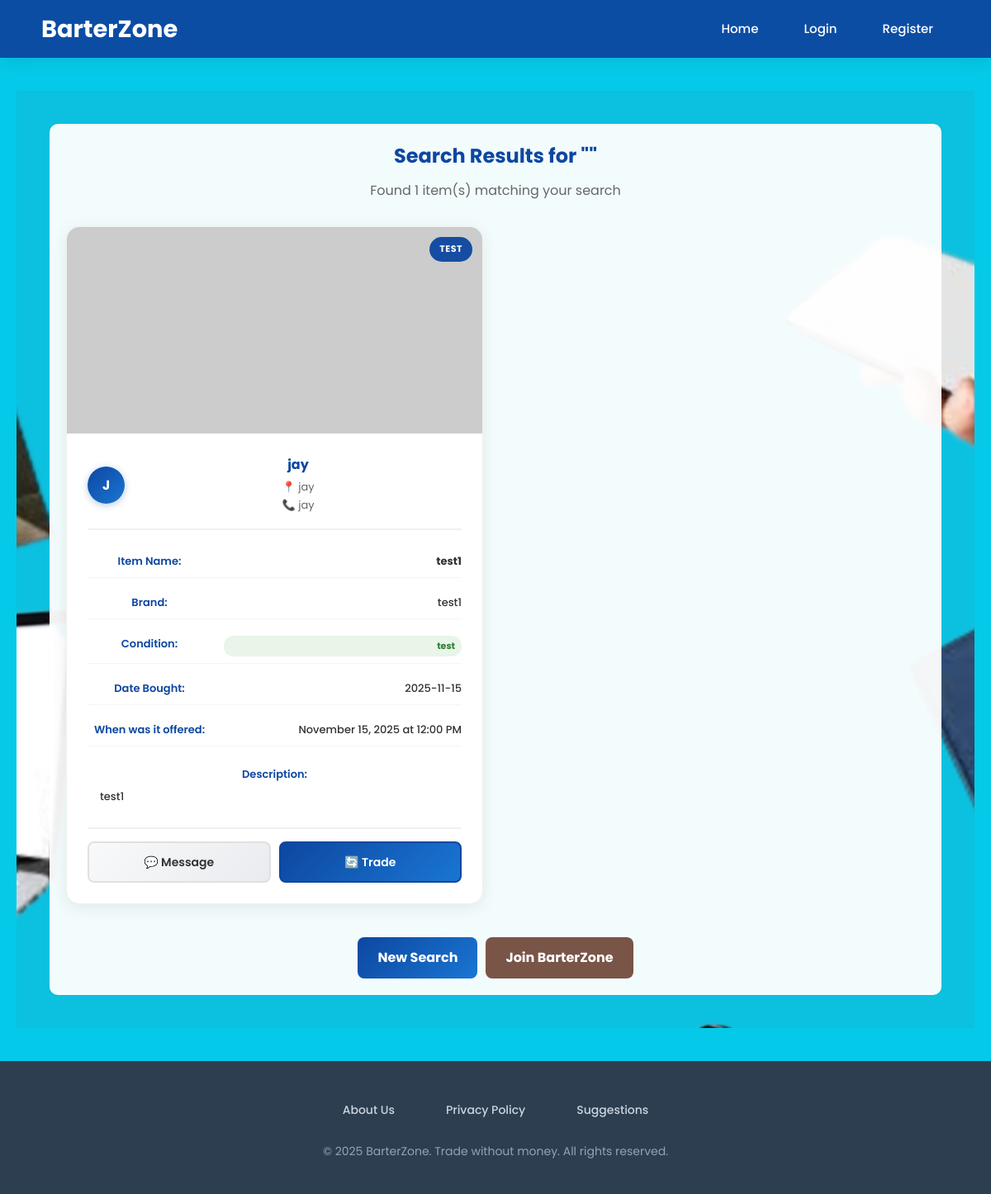
/search_items, run on the app's committed database.
### tables this page shows
CREATE TABLE items (
            items_id INTEGER PRIMARY KEY AUTOINCREMENT,
            user_id INTEGER,
            item_Name TEXT NOT NULL,
            item_Brand TEXT,
            item_Condition TEXT,
            item_DateBought TEXT,
            item_DateOffered TEXT,
            item_Description TEXT,
            item_image TEXT,
            item_available BOOLEAN DEFAULT 1,
            created_at TIMESTAMP DEFAULT CURRENT_TIMESTAMP,
            FOREIGN KEY (user_id) REFERENCES users (id)
        );

CREATE TABLE users (
            id INTEGER PRIMARY KEY AUTOINCREMENT,
            username TEXT UNIQUE NOT NULL,
            email TEXT,
            password TEXT NOT NULL,
            birthdate TEXT,
            location TEXT,
            full_name TEXT,
            contact TEXT,
            created_at TIMESTAMP DEFAULT CURRENT_TIMESTAMP
        , is_admin BOOLEAN DEFAULT 0);

### app.py (the view)
@app.route('/search_items')
def search_items():
    query = request.args.get('q', '')
    with sqlite3.connect(DB_NAME) as conn:
        conn.row_factory = sqlite3.Row
        items = conn.execute("""
            SELECT i.*, u.username, u.full_name, u.location, u.contact
            FROM items i
            JOIN users u ON i.user_id = u.id
            WHERE (i.item_Name LIKE ? OR i.item_Brand LIKE ? OR i.item_Description LIKE ?
            OR u.username LIKE ? OR u.full_name LIKE ?)
            AND u.is_admin = 0  -- EXCLUDE ADMIN USERS
            AND (i.item_available IS NULL OR i.item_available = 1)
            AND i.items_id NOT IN (
                -- Items in active trades
                SELECT offer_item_id FROM trades WHERE trade_status IN ('pending', 'accepted')
                UNION
                SELECT target_item_id FROM trades WHERE trade_status IN ('pending', 'accepted')
                UNION
                -- Items in completed trades
                SELECT offer_item_id FROM trades WHERE trade_status = 'completed'
                UNION
                SELECT target_item_id FROM trades WHERE trade_status = 'completed'
            )
        """, (f"%{query}%", f"%{query}%", f"%{query}%", f"%{query}%", f"%{query}%")).fetchall()
    return render_template('search_results.html', items=items, query=query)

### templates/search_results.html (shortened to what this page needs)
{% extends "base.html" %}
{% block content %}
<section class="hero-section">
  <div class="overlay" style="background: rgba(255,255,255,0.95); color:#333; max-width: 1400px; width:100%; padding:20px; border-radius:10px;">
    <h2 style="color:#0d47a1; margin-bottom:10px; text-align: center;">Search Results for "{{ query }}"</h2>
    <p style="color:#666; margin-bottom:30px; text-align: center;">Found {{ items|length }} item(s) matching your search</p>
    {% if items %}
    <div class="items-grid">
        {% for item in items %}
        <div class="item-card">
            <div class="item-image">
    {% if item['item_image'] %}
    <img src="{{ item['item_image'] }}" alt="{{ item['item_Name'] }}" onerror="this.src='https://via.placeholder.com/300x200/0d47a1/ffffff?text=No+Image'">
    {% else %}
    <img src="https://via.placeholder.com/300x200/0d47a1/ffffff?text=No+Image" alt="{{ item['item_Name'] }}">
    {% endif %}
    <div class="item-condition">{{ item['item_Condition'] or 'Good' }}</div>
</div>
            <div class="item-details">
                <div class="owner-section">
                    <div class="owner-avatar">
                        {{ (item['full_name'] or item['username'])|first|upper }}
                    </div>
                    <div class="owner-info">
                        <div class="owner-name">{{ item['full_name'] or item['username'] }}</div>
                        {% if item['location'] %}
                        <div class="owner-location">📍 {{ item['location'] }}</div>
                        {% endif %}
                        {% if item['contact'] %}
                        <div class="owner-contact">📞 {{ item['contact'] }}</div>
                        {% endif %}
                    </div>
                </div>
                <div class="detail-row">
                    <span class="detail-label">Item Name:</span>
                    <span class="detail-value">
                        <a href="{{ url_for('view_item', item_id=item['items_id']) }}" style="color: inherit; text-decoration: none; font-weight: bold;">
                            {{ item['item_Name'] }}
                        </a>
                    </span>
                </div>
                <div class="detail-row">
                    <span class="detail-label">Brand:</span>
                    <span class="detail-value">{{ item['item_Brand'] or 'Not specified' }}</span>
                </div>
                <div class="detail-row">
                    <span class="detail-label">Condition:</span>
                    <span class="detail-value condition-badge">{{ item['item_Condition'] or 'Good' }}</span>
                </div>
                <div class="detail-row">
                    <span class="detail-label">Date Bought:</span>
                    <span class="detail-value">{{ item['item_DateBought'] or 'Not specified' }}</span>
                </div>
                <div class="detail-row">
                    <span class="detail-label">When was it offered:</span>
                    <span class="detail-value">{{ item['item_DateOffered'] or 'Not specified' }}</span>
                </div>
                <div class="detail-row-full">
                    <span class="detail-label">Description:</span>
                    <p class="detail-value description-text">{{ item['item_Description'] or 'No description available' }}</p>
                </div>
                <div class="item-actions">
                    <a href="{{ url_for('send_message') }}?receiver_id={{ item['user_id'] }}" class="btn-message">
                        💬 Message
                    </a>
                    <a href="{{ url_for('request_trade') }}?target_item_id={{ item['items_id'] }}" class="btn-trade">
                        🔄 Trade
                    </a>
                </div>
            </div>
        </div>
        {% endfor %}
    </div>
    {% endif %}
    {% if items %}
    <div style="margin-top: 40px; text-align: center;">
        <div style="display: flex; gap: 10px; justify-content: center; flex-wrap: wrap;">
            <a href="{{ url_for('index') }}" class="btn-primary" style="padding: 12px 24px; background: linear-gradient(135deg, #0d47a1 0%, #1976d2 100%); border: none; border-radius: 8px; color: white; font-weight: bold; text-decoration: none; transition: all 0.3s ease;">
                New Search
            </a>
            {% if session.user_id %}
            <a href="{{ url_for('dashboard') }}" class="btn-primary" style="padding: 12px 24px; background: #546e7a; border: none; border-radius: 8px; color: white; font-weight: bold; text-decoration: none; transition: all 0.3s ease;">
                My Dashboard
            </a>
            <a href="{{ url_for('other_traders_items') }}" class="btn-primary" style="padding: 12px 24px; background: #795548; border: none; border-radius: 8px; color: white; font-weight: bold; text-decoration: none; transition: all 0.3s ease;">
                Browse All Items
            </a>
            {% else %}
            <a href="{{ url_for('register') }}" class="btn-primary" style="padding: 12px 24px; background: #795548; border: none; border-radius: 8px; color: white; font-weight: bold; text-decoration: none; transition: all 0.3s ease;">
                Join BarterZone
            </a>
            {% endif %}
        </div>
    </div>
    {% endif %}
  </div>
</section>
{% endblock %}

### static/style.css (style rules this page uses)
* { margin: 0; padding: 0; box-sizing: border-box; }
body { font-family: 'Poppins', sans-serif; color: #fff; display: flex; flex-direction: column; min-height: 100vh; }
.hero-section { background: url("/static/images/home.png") no-repeat center center/cover; flex: 1; display: flex; justify-content: center; align-items: center; padding: 40px; text-align: center; }
.overlay { background: rgba(0, 86, 99, 0.8); padding: 40px; border-radius: 10px; max-width: 500px; width: 100%; }
.btn-primary { background-color: #ff9800; color: white; border: none; border-radius: 10px; padding: 12px 20px; cursor: pointer; font-weight: bold; transition: opacity 0.3s; text-decoration: none; display: inline-block; }
.items-grid { display: grid; grid-template-columns: repeat(auto-fill, minmax(350px, 1fr)); gap: 25px; margin: 20px 0; }
.item-card { background: white; border-radius: 12px; box-shadow: 0 4px 15px rgba(0,0,0,0.1); transition: all 0.3s ease; overflow: hidden; border: 1px solid #e0e0e0; }

### templates/base.html (style rules this page uses)
* { margin: 0; padding: 0; box-sizing: border-box; }
body { font-family: 'Poppins', sans-serif; background: #05C9E8; color: #1e293b; line-height: 1.6; min-height: 100vh; }

### templates/search_results.html (style rules this page uses)
.items-grid { display: grid; grid-template-columns: repeat(auto-fill, minmax(420px, 1fr)); gap: 30px; margin-bottom: 40px; }
.item-card { background: white; border-radius: 16px; box-shadow: 0 4px 20px rgba(0,0,0,0.08); transition: all 0.3s ease; overflow: hidden; border: 1px solid #f0f0f0; }
.item-image { position: relative; height: 250px; overflow: hidden; background: linear-gradient(135deg, #f8f9fa 0%, #e9ecef 100%); }
.item-image img { width: 100%; height: 100%; object-fit: cover; transition: transform 0.3s ease; }
.item-condition { position: absolute; top: 12px; right: 12px; background: rgba(13, 71, 161, 0.95); color: white; padding: 6px 12px; border-radius: 20px; font-size: 11px; font-weight: bold; text-transform: uppercase; letter-spacing: 0.5px; }
.item-details { padding: 25px; }
.owner-section { display: flex; align-items: center; gap: 12px; margin-bottom: 20px; padding-bottom: 15px; border-bottom: 2px solid #f0f0f0; }
.owner-avatar { width: 45px; height: 45px; background: linear-gradient(135deg, #0d47a1 0%, #1976d2 100%); color: white; border-radius: 50%; display: flex; align-items: center; justify-content: center; font-weight: bold; font-size: 16px; box-shadow: 0 2px 8px rgba(13, 71, 161, 0.3); }
.owner-info { flex: 1; }
.owner-name { font-size: 16px; font-weight: bold; color: #0d47a1; margin-bottom: 4px; }
.owner-location, .owner-contact { font-size: 13px; color: #666; margin-bottom: 2px; }
.detail-row { display: flex; justify-content: space-between; align-items: flex-start; margin-bottom: 12px; padding: 8px 0; border-bottom: 1px solid #f5f5f5; }
.detail-row-full { margin-bottom: 15px; padding: 8px 0; }
.detail-label { font-size: 13px; color: #0d47a1; font-weight: 600; min-width: 150px; }
.detail-value { font-size: 13px; color: #333; font-weight: 500; text-align: right; flex: 1; margin-left: 15px; }
.description-text { text-align: left; line-height: 1.5; margin-top: 5px; display: -webkit-box; -webkit-line-clamp: 3; -webkit-box-orient: vertical; overflow: hidden; }
.condition-badge { background: #e8f5e8; color: #2e7d32; padding: 4px 8px; border-radius: 12px; font-size: 11px; font-weight: bold; }
.item-actions { display: flex; gap: 10px; margin-top: 20px; padding-top: 15px; border-top: 2px solid #f0f0f0; }
.btn-message, .btn-trade { flex: 1; padding: 12px; text-align: center; border-radius: 8px; text-decoration: none; font-size: 14px; font-weight: 600; transition: all 0.3s ease; }
.btn-message { background: linear-gradient(135deg, #f8f9fa 0%, #e9ecef 100%); color: #333; border: 2px solid #e0e0e0; }
.btn-trade { background: linear-gradient(135deg, #0d47a1 0%, #1976d2 100%); color: white; border: 2px solid #0d47a1; }

### data on the page
items: item_Condition "TEST", full_name "jay", location "jay", contact "jay", item_Name "test1", item_Brand "test1", item_Condition "test", item_DateBought "2025-11-15", item_DateOffered "November 15, 2025 at 12:00 PM", item_Description "test1"
users: full_name "J"

### other printed values
{{ items|length }} "1"
